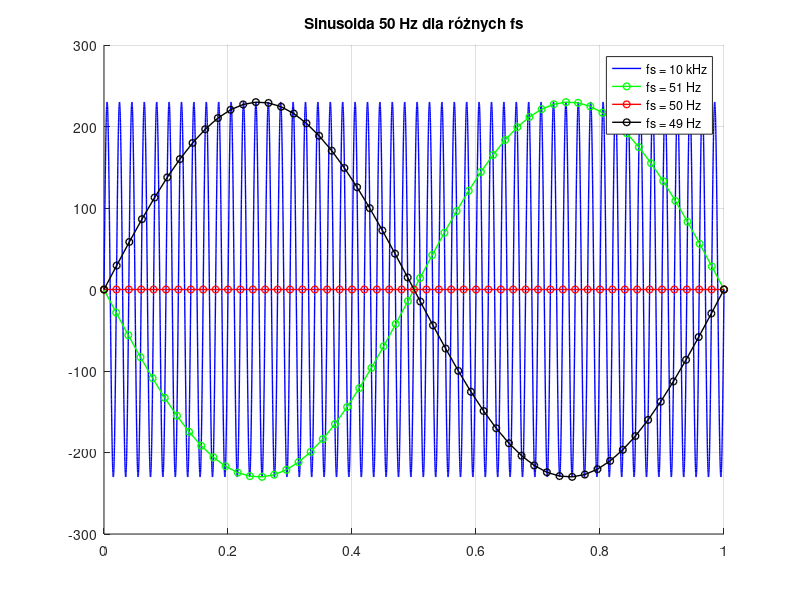

Here is the MATLAB script that generated this plot:
clear all;
close all;
clearvars;
clc;

A=230;
f=50;
T=1;

%próbkowanie
fs1 = 10000; 
fs2 = 51;   
fs3 = 50;
fs4 = 49;
 
%fs2 = 26;   
%fs3 = 25;
%fs4 = 24;

%czas
t1=0:1/fs1:T;
t2=0:1/fs2:T;
t3=0:1/fs3:T;
t4=0:1/fs4:T;
%sygnały
y1=A*sin(2*pi*f*t1);
y2=A*sin(2*pi*f*t2);
y3=A*sin(2*pi*f*t3);
y4=A*sin(2*pi*f*t4);


figure;
hold on;
plot(t1, y1, 'b-', 'LineWidth', 1);  
plot(t2, y2, 'g-o', 'MarkerSize', 5, 'LineWidth', 1); 
plot(t3, y3, 'r-o', 'MarkerSize', 5, 'LineWidth', 1); 
plot(t4, y4, 'k-o', 'MarkerSize', 5, 'LineWidth', 1); 
hold off;

title('Sinusoida 50 Hz dla różnych fs');
legend('fs = 10 kHz', 'fs = 51 Hz', 'fs = 50 Hz','fs = 49 Hz');
%legend('fs = 10 kHz', 'fs = 26 Hz', 'fs = 25 Hz','fs = 24 Hz');
grid on;
